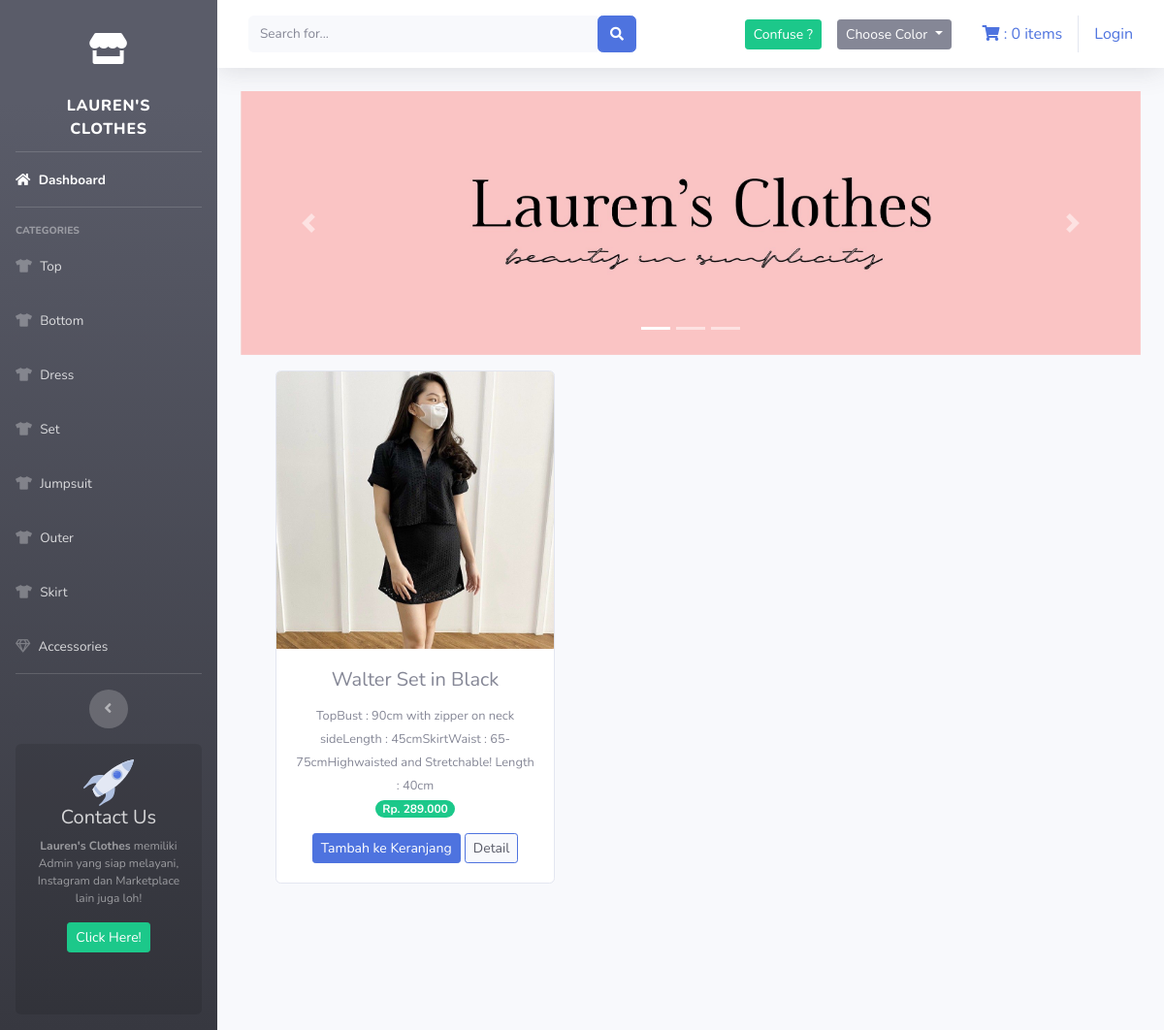
Screenshot of /index.php/warna/black with the database file from the repository.
### tables this page shows
CREATE TABLE `tb_barang` (
  `id_brg` int(11) NOT NULL,
  `nama_brg` varchar(120) NOT NULL,
  `keterangan` varchar(512) NOT NULL,
  `kategori` varchar(60) NOT NULL,
  `harga` int(11) NOT NULL,
  `stok` int(11) NOT NULL,
  `gambar` text NOT NULL,
  `warna` varchar(120) NOT NULL,
  `r_kenyamanan` int(11) NOT NULL,
  `r_harga` int(11) NOT NULL,
  `r_formalitas` int(11) NOT NULL,
  `c_review` int(11) NOT NULL DEFAULT 1
);

### application/controllers/warna.php (called while the page is built, shortened)
<?php
class Warna extends CI_Controller{
    public function black(){
        $data['black']= $this->model_warna->data_black()->result();
        $this->load->view('templates/header');
        $this->load->view('templates/sidebar');
        $this->load->view('warna/black', $data);
        $this->load->view('templates/footer');
    }
}

### index.php (called while the page is built, shortened)
<?php
require_once BASEPATH.'core/CodeIgniter.php';

### application/models/model_warna.php (called while the page is built, shortened)
<?php
class Model_warna extends CI_Model{
    public function data_black(){
        return $this->db->get_where("tb_barang", array('warna'=>'black'));
    }
}

### application/views/warna/black.php (the view, shortened to what this page needs)
<div class="container-fluid">
    <div id="carouselExampleIndicators" class="carousel slide" data-bs-ride="carousel">
        <ol class="carousel-indicators">
            <li type="button" data-bs-target="#carouselExampleIndicators" data-bs-slide-to="0" class="active"></li>
            <li type="button" data-bs-target="#carouselExampleIndicators" data-bs-slide-to="1"></li>
            <li type="button" data-bs-target="#carouselExampleIndicators" data-bs-slide-to="2"></li>
        </ol>
        <div class="carousel-inner">
            <div class="carousel-item active">
                <img src="<?php echo base_url('assets/img/slider0.jpg') ?>" class="d-block w-100" alt="...">
            </div>
        </div>
        <a class="carousel-control-prev" href="#carouselExampleIndicators" role="button" data-slide="prev">
            <span class="carousel-control-prev-icon" aria-hidden="true"></span>
        </a>
        <a class="carousel-control-next" href="#carouselExampleIndicators" role="button" data-slide="next">
            <span class="carousel-control-next-icon" aria-hidden="true"></span>
        </a>
    </div>
    <div class="row text-center mt-3">
        <?php foreach ($black as $brg) : ?>
            <div class="card ml-5 mb-4" style="width: 18rem;">
                <img src="<?php echo base_url() . '/uploads/' . $brg->gambar ?>" class="card-img-top" alt="...">
                <div class="card-body">
                    <h5 class="card-title"><?php echo $brg->nama_brg ?></h5>
                    <small><?php echo $brg->keterangan ?></small><br>
                    <span class="badge badge-pill badge-success mb-3">Rp. <?php echo number_format($brg->harga, 0, ',', '.')  ?></span> <br>
                    <?php echo anchor(
                        'dashboard/tambah_ke_keranjang/' . $brg->id_brg,
                        '<div class="btn btn-sm btn-primary">Tambah ke Keranjang</div>'
                    ) ?>
                    <?php echo anchor(
                        'dashboard/detail/' . $brg->id_brg,
                        '<div class="btn btn-sm btn-primary bg-light text-dark">Detail</div>'
                    ) ?>
                </div>
            </div>
        <?php endforeach ?>
    </div>
</div>

### rows the page displays
tb_barang: gambar (picture), nama_brg "Walter Set in Black", keterangan "TopBust : 90cm with zipper on neck sideLength : 45cmSkirtWaist : 65-75cmHighwaisted and Stretchable! Length : 40cm", harga "289.000", id_brg "Tambah ke Keranjang", id_brg "Detail"

### other values shown
$this->cart->total_items() "0"
anchor('auth/login', 'Login') "Login"
